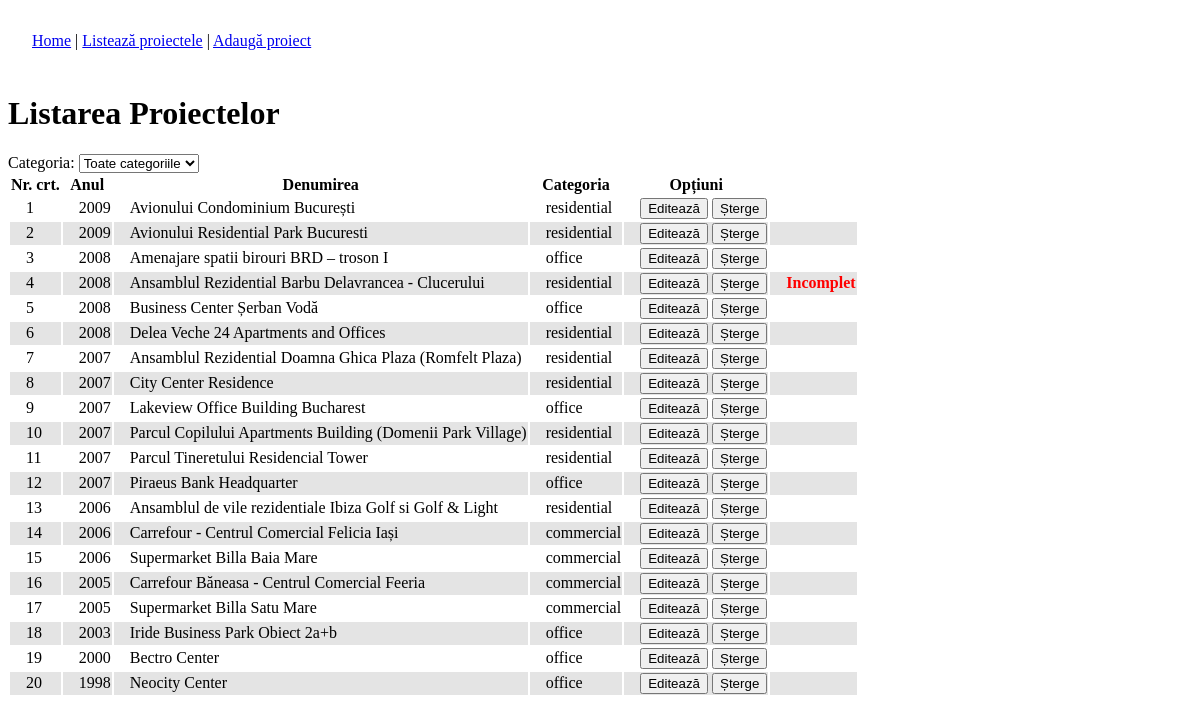
Screenshot of /admin/list.php with the database file from the repository.
### tables this page shows
CREATE TABLE `portfolio` (
  `id` int(11) NOT NULL auto_increment,
  `name` varchar(128) NOT NULL,
  `category` enum('office','residential','hotel','industrial','commercial','restoration','hospital','other') NOT NULL,
  `tags` varchar(64) NOT NULL,
  `address` varchar(512) NOT NULL,
  `developer` varchar(128) NOT NULL,
  `chief_architect` varchar(128) NOT NULL,
  `whole_area` int(11) default NULL,
  `height` varchar(128) NOT NULL,
  `phase` varchar(128) NOT NULL,
  `year_begin` year(4) default NULL,
  `year_end` year(4) default NULL,
  `description` text NOT NULL,
  `images` varchar(512) NOT NULL,
  PRIMARY KEY  (`id`)
);

### SingletonDB.class.php (called while the page is built, shortened)
<?php
class SingletonDB
{
	private static $connection;
	public static function connect()
	{
		if(!isset(self::$connection))
		{
			self::$connection = new mysqli(ADDRESS, USERNAME, PASSWORD, DATABASE);
		}
		return self::$connection;
	}
}
?>

### Content.class.php (called while the page is built, shortened)
<?php
require_once('util.inc.php');
class Content
{
	protected $db;
	protected $languages;
	public function __construct($namespace)
	{
		try {
			$this->db = SingletonDB::connect();
			if( !($result = $this->db->query("SELECT * FROM `languages`")) )
				throw new DBException('query');
			while($row = $result->fetch_assoc())
			{
				$this->languages[$row['code']]['name'] = $row['name'];
				$this->languages[$row['code']]['img'] = $row['image'];
			}
			$matchedLang = DEFAULT_LANG;
				if( !($result = $this->db->query("SELECT * FROM `content` WHERE namespace = 'common' OR namespace = '"
					. $namespace . "'")) )
				throw new DBException('query');
			while($row = $result->fetch_assoc())
			{
				$this->content[$row['name']] = json_decode($row['value'], true);
			}
		}
		catch(DBException $e) {
			echo $e->errorMessage();
			die();
		}
	}
	public function getLanguages()
	{
		return $this->languages;
	}
	public function isRowIncomplete($row)
	{
		$incomplete = '';
		if($row['whole_area'] == null || $row['whole_area'] == '0000')
			$incomplete .= '{wa}';
		$images = json_decode($row['images'], true);
		if(count($images) < 1)
			$incomplete .= 'i';
		return $incomplete;
	}
	public function getPortfolioSummary($category, $page, $checkIncomplete=false)
	{
		$portfolio = null;
		if(!$checkIncomplete)
			$columns = "id, name, tags, year_begin, images, category";
		else
			$columns = "*";
		$query = "SELECT ". $columns. " FROM `portfolio`";
		$query .= " ORDER BY year_begin DESC, name ASC";
		$result = $this->db->query($query);
		while($row = $result->fetch_assoc())
		{
			$portfolio[$row['id']]['name'] = $row['name'];
			$portfolio[$row['id']]['tags'] = $row['tags'];
			$portfolio[$row['id']]['year_begin'] = $row['year_begin'];
			$images = json_decode($row['images'], true);
			if(!$images)
				$portfolio[$row['id']]['image'] = null;
			else
				$portfolio[$row['id']]['image'] = getThumbFileName($images[0]);
			$portfolio[$row['id']]['category'] = $row['category'];
			if($checkIncomplete)
				$portfolio[$row['id']]['incomplete'] =
						$this->isRowIncomplete($row);
		}
		return $portfolio;
	}
}

### util.inc.php (called while the page is built, shortened)
<?php
function getThumbFileName($img)
{
	$ext = strrchr($img, '.');
	$basename = substr($img, 0, strpos($img, $ext));
	$thumb = "${basename}_thumb${ext}";
	return $thumb;
}

### admin/list.php (the view, shortened to what this page needs)
<?php
require_once('../Content.class.php');
$dbContent = new Content('common');
if(isset($_GET['del']))
{
	$dbContent->deleteProject($_GET['del'], $dbContent->getProject($_GET['del']));
	header('Location: list.php');
}
else
{
?>
<!DOCTYPE html PUBLIC "-//W3C//DTD XHTML 1.0 Strict//EN" "http://www.w3.org/TR/xhtml1/DTD/xhtml1-strict.dtd">
<html xmlns="http://www.w3.org/1999/xhtml">
<head>
<link href="../css/admin.css" rel="stylesheet" type="text/css" />
</head>
<body>
<?php
include('menu.php');
if(isset($_GET['category']))
	$category = $_GET['category'];
else
	$category = "";
echo "<h1>Listarea Proiectelor</h1>";
?>
Categoria: <select name="cat" onchange="window.location = 'list.php?category=' + this.value">
	<option value="" <?php echo ($category=="" ? 'selected="selected"' : '') ?> >Toate categoriile</option>
</select>
<?php
$summary = $dbContent->getPortfolioSummary($category, null, true);
echo '<table><tr><th>Nr. crt.</th><th>Anul</th><th>Denumirea</th><th>Categoria</th><th>Opțiuni</th><th></th></tr>';
$i = 1;
$alt = 0;
foreach($summary as $prjId => $prj)
{
	echo "<tr". ($alt ? ' class="alt"': ''). "><td>$i</td><td>"
		. $prj['year_begin']. "</td><td>". $prj['name']
		. '</td><td>'. $prj['category']. '</td><td><input type="button" value="Editează" '
		. 'onclick="edit('. $prjId. ')" /> '
		. '<input type="button" value="Șterge" onclick="del('
		. $prjId. ', \''. $prj['name']. '\')" /></td>'
		. '<td>'. ($prj['incomplete'] ? '<span class="incomplete">Incomplet</span>' : '')
		. '</td></tr>';
	$i++;
	$alt = ($alt + 1) % 2;
}
echo '</table>';
?>
</body>
</html>
<?php
}
?>

### css/admin.css (style rules this page uses)
td { padding-left: 16px; }
tr.alt td { background-color: #E4E4E4; }
.incomplete { color: red; font-weight: bold; }

### rows the page displays
portfolio: year_begin "2009", name "Avionului Condominium București", category "residential"
portfolio: year_begin "2009", name "Avionului Residential Park Bucuresti", category "residential"
portfolio: year_begin "2008", name "Amenajare spatii birouri BRD – troson I", category "office"
portfolio: year_begin "2008", name "Ansamblul Rezidential Barbu Delavrancea - Clucerului", category "residential", shows "Incomplet"
portfolio: year_begin "2008", name "Business Center Șerban Vodă", category "office"
portfolio: year_begin "2008", name "Delea Veche 24 Apartments and Offices", category "residential"
portfolio: year_begin "2007", name "Ansamblul Rezidential Doamna Ghica Plaza (Romfelt Plaza)", category "residential"
portfolio: year_begin "2007", name "City Center Residence", category "residential"
portfolio: year_begin "2007", name "Lakeview Office Building Bucharest", category "office"
portfolio: year_begin "2007", name "Parcul Copilului Apartments Building (Domenii Park Village)", category "residential"
portfolio: year_begin "2007", name "Parcul Tineretului Residencial Tower", category "residential"
portfolio: year_begin "2007", name "Piraeus Bank Headquarter", category "office"
portfolio: year_begin "2006", name "Ansamblul de vile rezidentiale Ibiza Golf si Golf & Light", category "residential"
portfolio: year_begin "2006", name "Carrefour - Centrul Comercial Felicia Iași", category "commercial"
portfolio: year_begin "2006", name "Supermarket Billa Baia Mare", category "commercial"
portfolio: year_begin "2005", name "Carrefour Băneasa - Centrul Comercial Feeria", category "commercial"
portfolio: year_begin "2005", name "Supermarket Billa Satu Mare", category "commercial"
portfolio: year_begin "2003", name "Iride Business Park Obiect 2a+b", category "office"
portfolio: year_begin "2000", name "Bectro Center", category "office"
portfolio: year_begin "1998", name "Neocity Center", category "office"
